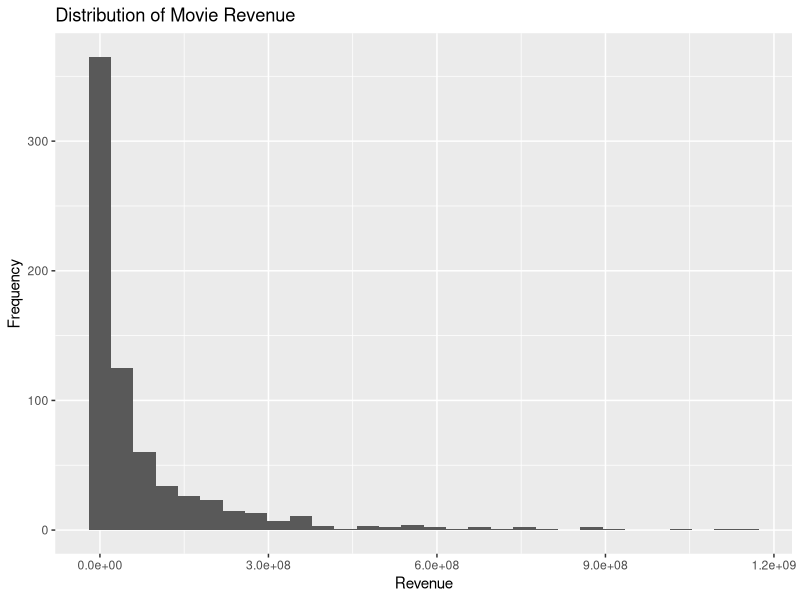
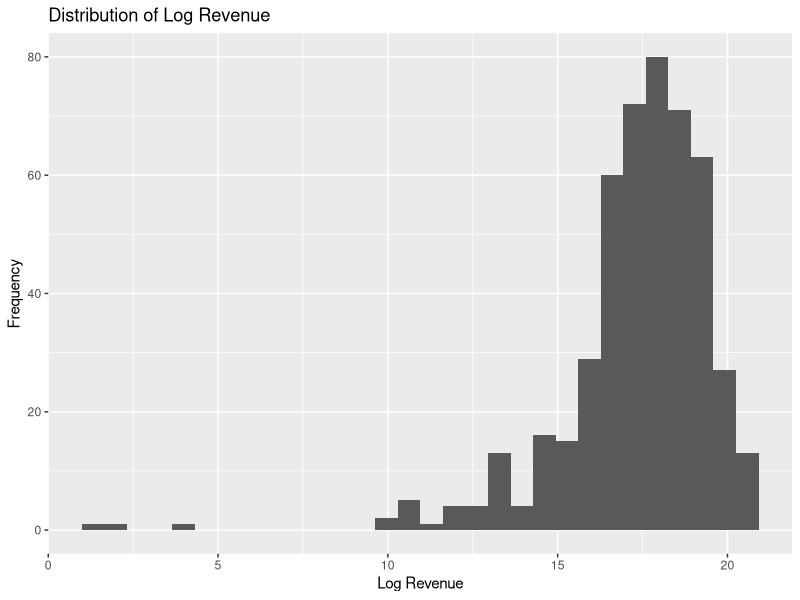

The R script that drew these images, in order:
## ---- chunk 1
knitr::opts_chunk$set(echo = TRUE)
## ---- chunk 2
#WRITE YOUR CODE HERE
dataset = read.delim("data/movies3.tsv")
library(tidyverse)
library(dplyr)
nrow(dataset)
ncol(dataset)
head(dataset)
## ---- chunk 3
#WRITE YOUR CODE HERE
str(dataset)
head(dataset)
## ---- chunk 4

#WRITE YOUR CODE HERE
revenue_summary = dataset %>%
  summarize(
    mean_revenue = mean(revenue, na.rm = TRUE),
    median_revenue = median(revenue, na.rm= TRUE),
    max_revenue = max(revenue, na.rm = TRUE),
    min_revenue = min(revenue, na.rm = TRUE)
    
  )
    print(revenue_summary)
## ---- chunk 5

#WRITE YOUR CODE HERE
top_revenue = dataset %>%
  filter(revenue == max(revenue, na.rm = TRUE)) %>%
  select(title, revenue)

min_revenue = dataset %>%
  filter(revenue == min(revenue, na.rm = TRUE)) %>%
  select(title, revenue) %>%
  slice_head(n = 1)

print(top_revenue)
print(min_revenue)
## ---- chunk 6
#WRITE YOUR CODE HERE
ggplot(dataset, aes(x = revenue)) +
  geom_histogram() +
  labs(
    title = "Distribution of Movie Revenue",
    x = "Revenue",
    y = "Frequency"
  )
## ---- chunk 7

#WRITE YOUR CODE HERE
dataset = dataset %>%
  mutate(log_revenue = log(revenue))

zero_revenue = dataset %>%
  filter(revenue == 0) %>%
  select(revenue, log_revenue)

  head(zero_revenue)

average_log_revenue = mean(dataset$log_revenue, na.rm = TRUE)
print(average_log_revenue)
## ---- chunk 8

#WRITE YOUR CODE HERE
dataset = dataset %>%
  mutate(log_revenue = na_if(log_revenue, -Inf))

log_revenue_no_na = dataset$log_revenue[!is.na(dataset$log_revenue)]

mean(log_revenue_no_na)

ggplot(dataset, aes(x = log_revenue)) +
  geom_histogram() +
  labs(
    title = "Distribution of Log Revenue",
    x = "Log Revenue",
    y = "Frequency"
  )
## ---- chunk 9

#WRITE YOUR CODE 
dataset = dataset %>%
  mutate(log_revenue = na_if(log_revenue, -Inf))

revenue_mean = mean(dataset$revenue)
revenue_sd = sd(dataset$revenue)
revenue_n = nrow(dataset)

revenue_skewness =
  (1 / revenue_n) *
  sum(((dataset$revenue - revenue_mean) / revenue_sd)^3, na.rm = TRUE)

revenue_kurtosis =
  (1 / revenue_n) *
  sum(((dataset$revenue - revenue_mean) / revenue_sd)^4, na.rm = TRUE) - 3

print(revenue_skewness)
print(revenue_kurtosis)

log_revenue = dataset$log_revenue[!is.na(dataset$log_revenue)]

log_n = sum(!is.na(dataset$log_revenue))
log_mean = mean(log_revenue)
log_sd = sd(log_revenue)

log_skewness =
  (1 / log_n) *
  sum(((log_revenue - log_mean) / log_sd)^3)

log_kurtosis =
  (1 / log_n) *
  sum(((log_revenue - log_mean) / log_sd)^4) - 3

print(log_skewness)
print(log_kurtosis)
## ---- chunk 10
movies <- read.delim("data/movies3.tsv")
## ---- chunk 11
#github test
mean(movies$vote_average)

## ---- chunk 12
#WRITE YOUR CODE HERE

## ---- chunk 13
#WRITE YOUR CODE HERE

## ---- chunk 14
#WRITE YOUR CODE HERE

## ---- chunk 15
#WRITE YOUR CODE HERE

## ---- chunk 16
#WRITE YOUR CODE HERE
result <- t.test(dataset$revenue, conf.level = 0.90)

result$estimate
result$conf.int

## ---- chunk 17
table(dataset$director_gender)

## ---- chunk 18
#WRITE YOUR CODE HERE
dataset$SexDum<-NA
dataset$SexDum[dataset$director_gender=="male"]<-1
dataset$SexDum[dataset$director_gender=="female"]<-0
table(dataset$SexDum)

binom.test(588, 653, 0.5)

## ---- chunk 19
dataset$revenue_in_millions <- dataset$revenue / 1000000
manvariance<-var(dataset$revenue_in_millions[dataset$director_gender=="male"],na.rm=TRUE)
womanvariance<-var(dataset$revenue_in_millions[dataset$director_gender=="female"],na.rm=TRUE)

manvariance
womanvariance
## ---- chunk 20
#WRITE YOUR CODE HERE

## ---- chunk 21
#WRITE YOUR CODE HERE

## ---- chunk 22
#WRITE YOUR CODE HERE

## ---- chunk 23
#WRITE YOUR CODE HERE

## ---- chunk 24
#WRITE YOUR CODE HERE

## ---- chunk 25
#WRITE YOUR CODE HERE

## ---- chunk 26
#WRITE YOUR CODE HERE

## ---- chunk 27
#WRITE YOUR CODE HERE

## ---- chunk 28
#WRITE YOUR CODE HERE

## ---- chunk 29
#WRITE YOUR CODE HERE

## ---- chunk 30
#WRITE YOUR CODE HERE

## ---- chunk 31
#WRITE YOUR CODE HERE

## ---- chunk 32
#WRITE YOUR CODE HERE

## ---- chunk 33
#WRITE YOUR CODE HERE

## ---- chunk 34
#WRITE YOUR CODE HERE

## ---- chunk 35
#WRITE YOUR CODE HERE

## ---- chunk 36
#WRITE YOUR CODE HERE

## ---- chunk 37
#WRITE YOUR CODE HERE

## ---- chunk 38
#WRITE YOUR CODE HERE
